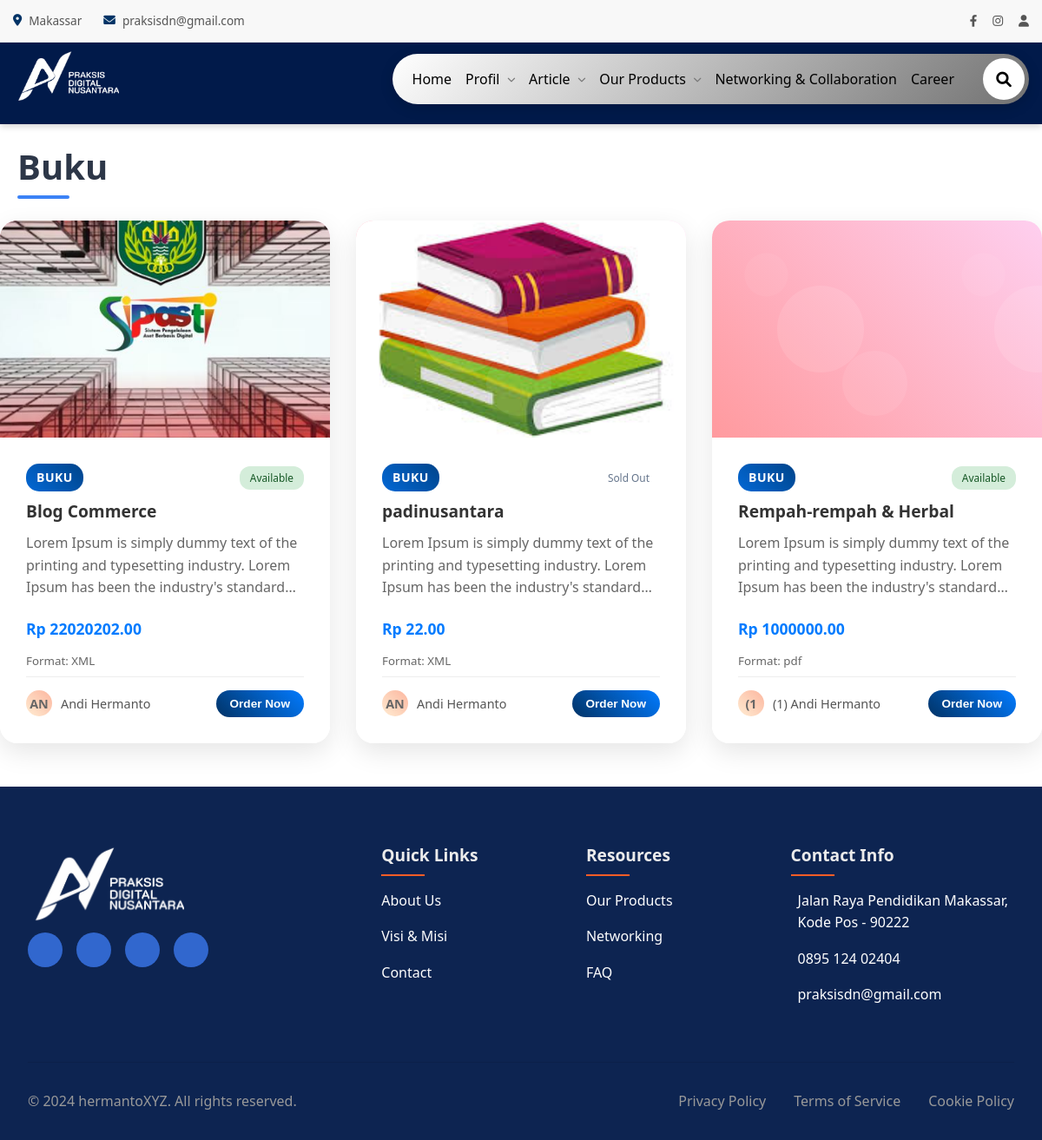
Screenshot of /product/buku/ with the database file from the repository.
### app/models.py (models this page shows, shortened)
class ProductType(models.Model):
    name = models.CharField(max_length=100, unique=True)
    slug = models.SlugField(max_length=120, unique=True, blank=True)
    description = models.TextField(blank=True, null=True)
    image = models.ImageField(upload_to='product_types/', blank=True, null=True)
    penanggung_jawab = models.CharField(max_length=150, blank=True, null=True)

class Product(models.Model):
    name = models.CharField(max_length=200)
    slug = models.SlugField(max_length=220, unique=True, blank=True)
    product_type = models.ForeignKey(ProductType, on_delete=models.SET_NULL, null=True, blank=True)
    status = models.CharField(max_length=20, choices=PRODUCT_STATUS_CHOICES, default='AVAILABLE')
    description = models.TextField()
    price = models.DecimalField(max_digits=10, decimal_places=2, blank=True, null=True)
    image = models.ImageField(upload_to='products/', blank=True, null=True)
    link = models.URLField(max_length=300, blank=True, null=True)
    link_payment = models.URLField(max_length=300, blank=True, null=True)
    author = models.CharField(max_length=150, blank=True, null=True)
    file_format = models.CharField(max_length=50, blank=True, null=True)
    created_at = models.DateTimeField(auto_now_add=True)
    updated_at = models.DateTimeField(auto_now=True)

### core/views.py (the view)
# urls.py: path('product/<slug:slug>/', views.products_by_type, name='products_by_type'),
def products_by_type(request, slug):
    product_type = get_object_or_404(ProductType, slug=slug)
    products = Product.objects.filter(product_type=product_type)
    context = {
        'product_type': product_type,
        'products': products,
    }
    return render(request, 'home/products_by_type.html', context)

### app/context_processors.py (called while the page is built)
def web_name(request):
    return {
        'baseurl': 'http://127.0.0.1:8000/',
        'web_name': 'Praksis Digital Nusantara - From Ideas to Impact',
        'webname': 'PADINUSANTARA.CO.ID',
        'web_title': 'Praksis Digital Nusantara - Padinusantara.co.id',
        'address': 'Makassar',
        'telp': '0895 124 02404',
        'fax': '(0411) 889464',
        'website': 'http://padinusantara.co.id',
        'email': 'praksisdn@gmail.com',
        'instagram': '@padinusantara',
        'created_by': 'hermantoXYZ',
    }

def versioned_static(request):
    import time
    return {
        'STATIC_VERSION': int(time.time())
    }

### templates/home/products_by_type.html (shortened to what this page needs)
{% extends 'home/base.html' %}
{% block content %}
<section class="articles-section" style="margin-top: 20px; margin-bottom: 50px;">
    <div class="agenda-header" style="margin-left: 20px;">
        <h2 class="agenda-title" style="text-align: center;">{{ product_type.name }}</h2>
    </div>
    <div class="article-grid">
    {% if products %}
        {% for product in products %}
        <article class="article-card">
            <div class="article-image">
                {% if product.image %}
                <img src="{{ product.image.url }}" alt="{{ product.name }}" class="article-image-img">
                {% else %}
                <div class="article-image-placeholder"></div>
                {% endif %}
            </div>
            <div class="article-content">
                <div class="article-meta">
                    <span class="category">{{ product.product_type.name }}</span>
                    {% if product.status %}
                    <span class="status status-{{ product.status|lower }}">{{ product.get_status_display }}</span>
                    {% endif %}
                </div>
                <h3 class="article-title">{{ product.name }}</h3>
                <p class="article-excerpt">
                    {{ product.description|truncatewords:30 }}
                </p>
                {% if product.price %}
                <div class="product-price">
                    <strong>Rp {{ product.price }}</strong>
                </div>
                {% endif %}
                {% if product.file_format %}
                <div class="file-format">
                    <small>Format: {{ product.file_format }}</small>
                </div>
                {% endif %}
                <div class="article-footer">
                    <div class="author">
                        {% if product.author %}
                        <div class="author-avatar">{{ product.author|slice:":2"|upper }}</div>
                        <span>{{ product.author }}</span>
                        {% else %}
                        <div class="author-avatar">AS</div>
                        <span>Admin</span>
                        {% endif %}
                    </div>
                    {% if product.link %}
                    <a href="{{ product.link }}" target="_blank">
                        <button class="read-more">  Order Now</button>
                    </a>
                    {% else %}
                    <a href="/">
                        <button class="read-more">Check Product</button>
                    </a>
                    {% endif %}
                </div>
            </div>
        </article>
        {% endfor %}
    {% else %}
        <p style="text-align: center; width: 100%;">Tidak ada produk tersedia</p>
    {% endif %}
    </div>
</section>
{% endblock %}

### static/home.css (style rules this page uses)
:root { --blue-dark: #003366; --blue-mediumue-light: #4A90E2; --gray-light: #F8F8F8; --text-color-dark: #333; --text-color-light: #E0E0E0; --white: #fff; --border-color: #E6E6E6; --shadow-color: rgba(0, 51, 102, 0.25); }
* { margin: 0; padding: 0; box-sizing: border-box; }
a { text-decoration: none; color: var(--text-color-dark); }
body { font-family: ui-sans-serif, system-ui, sans-serif, "Apple Color Emoji", "Segoe UI Emoji", "Segoe UI Symbol", "Noto Color Emoji"; line-height: 1.6; color: var(--text-color); overflow-x: hidden; padding-top: 140px; }
.articles-section { max-width: 1200px; margin: 0 auto; }
.article-grid { display: grid; grid-template-columns: repeat(auto-fit, minmax(350px, 1fr)); gap: 30px; margin-bottom: 40px; }
.article-card { background: rgba(255,255,255,0.95); backdrop-filter: blur(20px); border-radius: 20px; overflow: hidden; box-shadow: 0 10px 30px rgba(0,0,0,0.1); position: relative; transition: transform 0.3s ease; }
.article-image { width: 100%; height: 200px; background: linear-gradient(45deg, #ff9a9e, #fecfef); position: relative; overflow: hidden; }
.article-image-img { width: 100%; height: 100%; object-fit: cover; }
.article-image::before { content: ''; position: absolute; top: 0; left: 0; right: 0; bottom: 0; animation: float 6s ease-in-out infinite; }
.article-content { padding: 25px; }
.article-meta { display: flex; justify-content: space-between; align-items: center; margin-bottom: 15px; font-size: 0.85rem; color: #666; }
.category { background: linear-gradient(45deg, #0368d5, #00448a); color: white; padding: 5px 12px; border-radius: 15px; font-weight: 600; text-transform: uppercase; letter-spacing: 0.5px; }
.article-title { font-size: 1.4rem; font-weight: 700; color: #333; margin-bottom: 12px; line-height: 1.4; transition: color 0.3s ease; }
.article-excerpt { color: #666; line-height: 1.6; margin-bottom: 20px; display: -webkit-box; -webkit-line-clamp: 3; -webkit-box-orient: vertical; overflow: hidden; }
.article-footer { display: flex; justify-content: space-between; align-items: center; padding-top: 15px; border-top: 1px solid #eee; }
.author { display: flex; align-items: center; gap: 10px; font-size: 0.9rem; color: #555; }
.author-avatar { width: 30px; height: 30px; border-radius: 50%; background: linear-gradient(45deg, #ffecd2, #fcb69f); display: flex; align-items: center; justify-content: center; font-weight: bold; color: #666; }
.read-more { background: linear-gradient(45deg, #013366, #027bff); color: white; padding: 8px 16px; border-radius: 20px; text-decoration: none; font-size: 0.85rem; font-weight: 600; transition: all 0.3s ease; border: none; cursor: pointer; }
.article-image { width: 100%; height: 250px; object-fit: cover; display: block; }
.article-content { padding: 30px; }
.article-meta { display: flex; align-items: center; gap: 20px; margin-bottom: 30px; font-size: 14px; color: #64748b; }
.agenda-header { display: flex; justify-content: space-between; align-items: center; margin-bottom: 30px; }
.agenda-title { font-size: 2.5rem; font-weight: 700; color: #2d3748; position: relative; }
.agenda-title::after { content: ''; position: absolute; bottom: -5px; left: 0; width: 60px; height: 4px; background: #3b82f6; border-radius: 2px; }

### templates/home/products_by_type.html (style rules this page uses)
.article-meta { display: flex; justify-content: space-between; align-items: center; margin-bottom: 10px; }
.status { padding: 4px 12px; border-radius: 12px; font-size: 0.85em; font-weight: 500; }
.status-available { background-color: #d4edda; color: #155724; }
.article-title { font-size: 1.2em; margin: 10px 0; font-weight: 600; }
.product-price { margin: 10px 0; font-size: 1.1em; color: #007bff; }
.file-format { margin: 5px 0; color: #666; }

### rows the page displays
ProductType: name "Buku"
Product: image (picture), product_type.name "BUKU", status "Available", name "Blog Commerce", description "Lorem Ipsum is simply dummy text of the printing and typesetting industry. Lorem Ipsum has been the industry's…", price "22020202.00", file_format "XML", author "AN", author "Andi Hermanto"
Product: image (picture), product_type.name "BUKU", status "Sold Out", name "padinusantara", description "Lorem Ipsum is simply dummy text of the printing and typesetting industry. Lorem Ipsum has been the industry's…", price "22.00", file_format "XML", author "AN", author "Andi Hermanto"
Product: product_type.name "BUKU", status "Available", name "Rempah-rempah & Herbal", description "Lorem Ipsum is simply dummy text of the printing and typesetting industry. Lorem Ipsum has been the industry's…", price "1000000.00", file_format "pdf", author "(1", author "(1) Andi Hermanto"

### other values shown
{{ address }} "Makassar"
{{ email }} "praksisdn@gmail.com"
{{ telp }} "0895 124 02404"
{{ created_by }} "hermantoXYZ"
